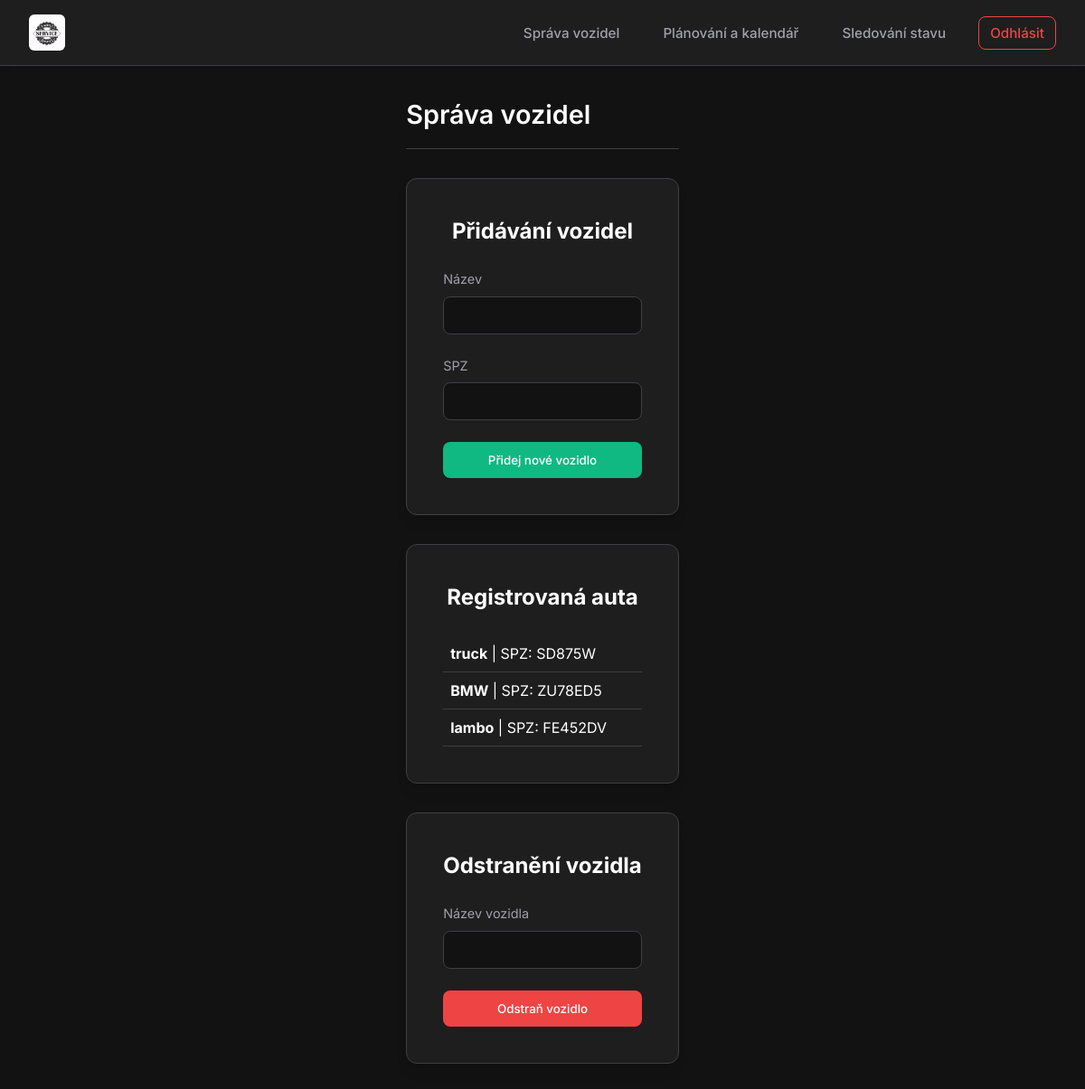
The app's page /sprava_vozidel (signed in) with its own data.
### views/models.py (models this page shows)
class Vozidlo(db.Model):
    id_vozidla = db.Column(db.Integer, primary_key=True)
    id_uzivatele = db.Column(db.Integer, db.ForeignKey('user.id'), nullable=False)
    user = db.relationship('User', backref='vozidla')
    nazev_vozidla = db.Column(db.String(255), nullable=False)
    spz = db.Column(db.String(10), nullable=False)

### views/sprava_vozidel_blueprint.py (the view, shortened to what this page needs)
@sprava_vozidel.route('/sprava_vozidel')
def spravaVozidel():
    if 'role_id' in session and session['role_id'] in [8, 6, 7, 5]:
        user_id=session['user_id']
        user_role=session['role_id']
        if user_role == 6:
            volba = 2
        elif user_role == 7:
            volba = 1
        else:
            volba = 3
        form = UserSelectForm()
        users_with_operations = models.User.query.filter(
            models.User.sluzby.any(models.Sluzba.id_druhu_sluzby == volba)
        ).all()
        form.selected_user.choices = [(user.id, user.username) for user in users_with_operations]
        vozidla = models.Vozidlo.query.filter_by(id_uzivatele=user_id).all()
        operace = models.Sluzba.query.filter(models.Sluzba.id_druhu_sluzby==volba).all()
    else:
        abort(403)
    return render_template('sprava_vozidel.jinja',vozidla=vozidla,operace=operace, form=form)

### forms.py
class UserSelectForm(FlaskForm):
    selected_user = SelectField('Vyberte uživatele', coerce=int)
    submit = SubmitField('Zobrazit operace')

### templates/sprava_vozidel.jinja (shortened to what this page needs)
{% extends '__main.jinja' %}
{% block content %}
    {% include '__menu.jinja' %}
    <div class="container">
        <div class="page-header">
            <h1 class="page-title">Správa vozidel</h1>
        </div>
        {% if 'user_id' in session and session['role_id'] in [1, 8] %}
        <div style="display: grid; grid-template-columns: repeat(auto-fit, minmax(300px, 1fr)); gap: 2rem; margin-bottom: 3rem;">
            <div class="auth-container" style="width: 100%; max-width: none;">
                <h2 style="margin-bottom: 1.5rem; text-align: center;">Přidávání vozidel</h2>
                <form method="POST" action="/sprava_vozidel.zmena_vozidla">
                    <div class="form-group">
                        <label for="nazev">Název</label>
                        <input type="text" id="nazev" name="nazev">
                    </div>
                    <div class="form-group">
                        <label for="SPZ">SPZ</label>
                        <input type="text" id="SPZ" name="spz">
                    </div>
                    <button class="btn btn-primary btn-full" type="submit" name="pridej_nove_vozidlo">Přidej nové vozidlo</button>
                </form>
            </div>
            <div class="auth-container" style="width: 100%; max-width: none;">
                <h2 style="margin-bottom: 1.5rem; text-align: center;">Registrovaná auta</h2>
                <div style="max-height: 300px; overflow-y: auto;">
                    {% for auto in vozidla %}
                        <div style="padding: 0.5rem; border-bottom: 1px solid var(--border-color);">
                            <strong>{{ auto.nazev_vozidla }}</strong> | SPZ: {{ auto.spz }}
                        </div>
                    {% endfor %}
                </div>
            </div>
            <div class="auth-container" style="width: 100%; max-width: none;">
                <h2 style="margin-bottom: 1.5rem; text-align: center;">Odstranění vozidla</h2>
                <form method="POST" action="/sprava_vozidel.zmena_vozidla">
                    <div class="form-group">
                        <label for="nazev_odstranit">Název vozidla</label>
                        <input type="text" id="nazev_odstranit" name="nazev_odstranit">
                    </div>
                    <button class="btn btn-primary btn-full" type="submit" name="odstranit_vozidlo" style="background-color: var(--error);">Odstraň vozidlo</button>
                </form>
            </div>
        </div>
        {% endif %}
    </div>
{% endblock %}

### static/styles/styles.css (style rules this page uses)
:root { --bg-primary: #121212; --bg-secondary: #1e1e1e; --bg-tertiary: #2d2d2d; --text-primary: #ffffff; --text-secondary: #a1a1aa; --accent-primary: #10b981; --accent-hover: #059669; --border-color: #3f3f46; --error: #ef4444; --success: #10b981; --font-main: 'Inter', sans-serif; --radius-sm: 0.375rem; --radius-md: 0.5rem; --radius-lg: 0.75rem; --shadow-sm: 0 1px 2px 0 rgb(0 0 0 / 0.05); --shadow-md: 0 4px 6px -1px rgb(0 0 0 / 0.1), 0 2px 4px -2px rgb(0 0 0 / 0.1); --shadow-lg: 0 10px 15px -3px rgb(0 0 0 / 0.1), 0 4px 6px -4px rgb(0 0 0 / 0.1); }
*, *::before, *::after { box-sizing: border-box; margin: 0; padding: 0; }
body { font-family: var(--font-main); background-color: var(--bg-primary); color: var(--text-primary); line-height: 1.5; min-height: 100vh; display: flex; flex-direction: column; }
.auth-container { background-color: var(--bg-secondary); padding: 2.5rem; border-radius: var(--radius-lg); width: 100%; max-width: 400px; box-shadow: var(--shadow-lg); border: 1px solid var(--border-color); }
.form-group { margin-bottom: 1.5rem; }
.form-group label { display: block; margin-bottom: 0.5rem; font-size: 0.9rem; color: var(--text-secondary); }
.form-group input { width: 100%; padding: 0.75rem; background-color: var(--bg-primary); border: 1px solid var(--border-color); border-radius: var(--radius-md); color: var(--text-primary); font-family: inherit; transition: border-color 0.2s; }
.btn { display: inline-flex; align-items: center; justify-content: center; padding: 0.75rem 1.5rem; border-radius: var(--radius-md); font-weight: 500; cursor: pointer; transition: background-color 0.2s; border: none; font-family: inherit; }
.btn-primary { background-color: var(--accent-primary); color: white; }
.btn-full { width: 100%; }
.container { max-width: 1200px; margin: 0 auto; padding: 2rem; }
.page-header { margin-bottom: 2rem; border-bottom: 1px solid var(--border-color); padding-bottom: 1rem; }
.page-title { font-size: 1.8rem; font-weight: 600; }

### records on screen
Vozidlo: nazev_vozidla "truck", spz "SD875W"
Vozidlo: nazev_vozidla "BMW", spz "ZU78ED5"
Vozidlo: nazev_vozidla "lambo", spz "FE452DV"
